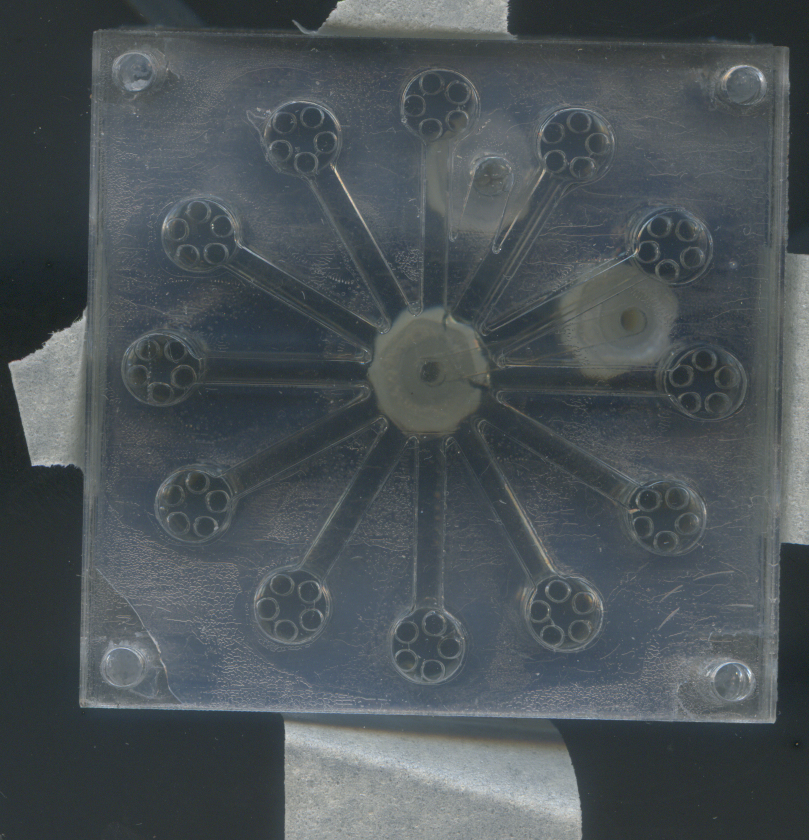
#> input picture Automated-scan/dev/scan_44.bmp, 809 x 840 px
$ python -i Well_Detector.py   (imports and definitions only)
#> lines starting #> are read from the running program, lines starting #| are printed output that depends on the picture; after the words box and inside, x2 and y2 are one past the last pixel; in counts of white or black regions, pixels touching at a corner belong together

from math import pi
import cv2
import math
import numpy as np
# from PIL import Image
# from PIL import ImageOps


class Well_Finder():

    # gray = cv2.GaussianBlur(gray, (5,5), 5)

    # out = cv2.Sobel(gray, 6, 1, 1)

    # params:

    # res = 300dpi
    DPI = 300  # PPI
    CRAD = 38

    HG_DP = 1.5  # 1/px inverse res, higher = better
    HG_MIN_DIST = 80  # px
    HG_MAX_RAD = 45  # px
    HG_MIN_RAD = 30

    N_wells = 12

    wells = []

    def return_wells(self, im_name):
        crc = self.find_circles(im_name)
        self.extrapolate(crc)

        output = cv2.imread(im_name)
        for (x, y, r) in self.wells:
            cv2.circle(output, (x, y), r, (0, 255, 0), 4)

        new_name = im_name[:-4] + 'post' + im_name[-4:]
        cv2.imwrite(new_name, output)

        return self.wells

    def find_circles(self, im_name):

#> called with im_name = 'scan_44.bmp'
        image = cv2.imread(im_name)
#> image is the input picture: shape (840, 809, 3); mean B, G, R 87.6, 83.7, 75.9

        # output = image.copy()ty
        gray = cv2.equalizeHist(cv2.cvtColor(image, cv2.COLOR_BGR2GRAY))
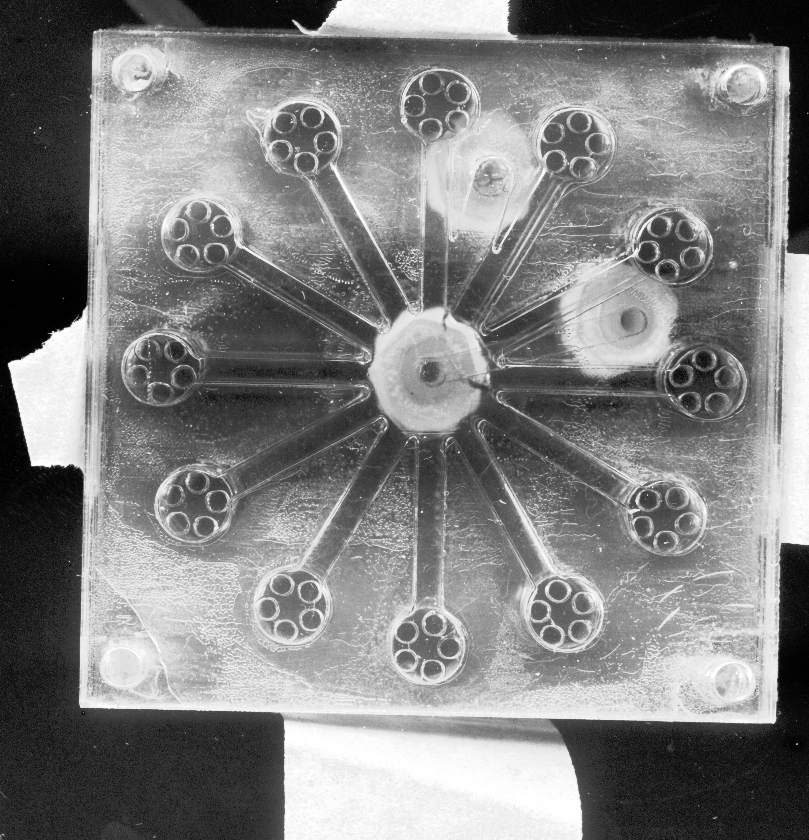
#> gray: shape (840, 809); min 0, max 255, mean 129.1

        circles = cv2.HoughCircles(gray, cv2.HOUGH_GRADIENT, self.HG_DP,
                                   self.HG_MIN_DIST, minRadius=self.HG_MIN_RAD, maxRadius=self.HG_MAX_RAD)
#> circles = [[563.2, 611.2, 40.8], [194.2, 501.8, 40.8], [159.8, 366.8, 39.15], [675.8, 249.8, 37.5], [699.8, 378.8, 34.2]]
#> in return_wells, `crc = self.find_circles(im_name)`: crc = [(563, 611, 40.8), (194, 502, 40.8), (160, 367, 39.15), (676, 250, 37.5), (700, 379, 34.2)]

        ret = []
        # for (x, y, r) in circles:
        #     ret.append((round(x), round(y), r))
        # return ret

        return [(round(x), round(y), r) for (x, y, r) in circles[0, :]]

    def extrapolate(self, circles):
        points = [(x, y) for (x, y, r) in circles]
#> points = [(563, 611), (194, 502), (160, 367), (676, 250), (700, 379)]

        centre, rad, rot = Well_Finder.fit_circle(points, self.N_wells)

        ideal_angles = list(np.linspace(
            0, 2*pi*(1 - 1/self.N_wells), self.N_wells))

        self.wells = [(round(rad*math.cos(p + rot) + centre[0]),
                       round(rad*math.sin(p + rot) + centre[1]), self.CRAD) for p in ideal_angles]

    def fit_circle(points, N):

        # min norm circle fit
#> called with N = 12
        x_list = [x for (x, y) in points]
#> x_list = [563, 194, 160, 676, 700]
        y_list = [y for (x, y) in points]
#> y_list = [611, 502, 367, 250, 379]

        x_sq = [x**2 for x in x_list]
#> x_sq = [316969, 37636, 25600, 456976, 490000]
        y_sq = [y**2 for y in y_list]
#> y_sq = [373321, 252004, 134689, 62500, 143641]

        xy_pr = [x*y for (x, y) in points]
#> xy_pr = [343993, 97388, 58720, 169000, 265300]

        s_x_sq = sum(x_sq)
#> s_x_sq = 1327181
        s_y_sq = sum(y_sq)
#> s_y_sq = 966155
        s_xy_pr = sum(xy_pr)
#> s_xy_pr = 934401

        A = [[s_x_sq, s_xy_pr, sum(x_list)], [s_xy_pr, s_y_sq, sum(y_list)], [
            sum(x_list), sum(y_list), len(x_list)]]
#> A = [[1327181, 934401, 2293], [934401, 966155, 2109], [2293, 2109, 5]]

        b1 = sum([(a + b)*c for a, b, c in zip(x_sq, y_sq, x_list)])
#> b1 = 1265184146
        b2 = sum([(a + b)*c for a, b, c in zip(x_sq, y_sq, y_list)])
#> b2 = 996011472

        b = [b1, b2, s_x_sq + s_y_sq]
#> b = [1265184146, 996011472, 2293336]

        A = np.array(A)
        b = np.array(b)
        params = np.linalg.lstsq(A, b, rcond=None)
#> params = ([863, 744, -250941.6], empty array, 3, [2098350.2, 194990.6, 0.245])

        centre = (params[0][0]/2, params[0][1]/2)
#> centre = (431.5, 372)
        rad = math.sqrt(4*params[0][2] + params[0][1]**2 + params[0][0]**2)/2
#> rad = 271.4

        angles = [math.atan2(y - centre[1], x - centre[0])
                  for (x, y) in points]
#> angles = [1.07, 2.64, -3.12, -0.463, 0.026]
        ideal_angles = list(np.linspace(0, 2*pi*(1 - 1/N), N))

        diff_list = [x - y for x in angles for y in ideal_angles]
#> diff_list = 60 values, max 2.64 at index 12, min -8.88 at index 35, mean -2.85
        rot = np.mean(diff_list) + pi/N
#> rot = -2.59

        return centre, rad, rot

>>> result = Well_Finder().return_wells('scan_44.bmp')
#> in extrapolate, `centre, rad, rot = Well_Finder.fit_circle(points, self.N_wells)`: rad = 271.4; rot = -2.59
#> in extrapolate, `self.wells = [(round(rad*math.cos(p + rot) + centre[0]), round(rad*mat..`: self.wells = [(201, 229, 38), (303, 133, 38), (440, 101, 38), (574, 141, 38), (670, 243, 38), (703, 380, 38), (662, 515, 38), (560, 611, 38), (423, 643, 38), (289, 603, 38), (193, 501, 38), (160, 364, 38)]
#> the loop in return_wells, `for (x, y, r) in self.wells:` made 12 passes
#> (x, y) on passes 1 to 12: (201, 229), (303, 133), (440, 101), (574, 141), (670, 243), (703, 380), (662, 515), (560, 611), (423, 643), (289, 603), (193, 501), (160, 364)
#> after the loop in return_wells, `for (x, y, r) in self.wells:`:
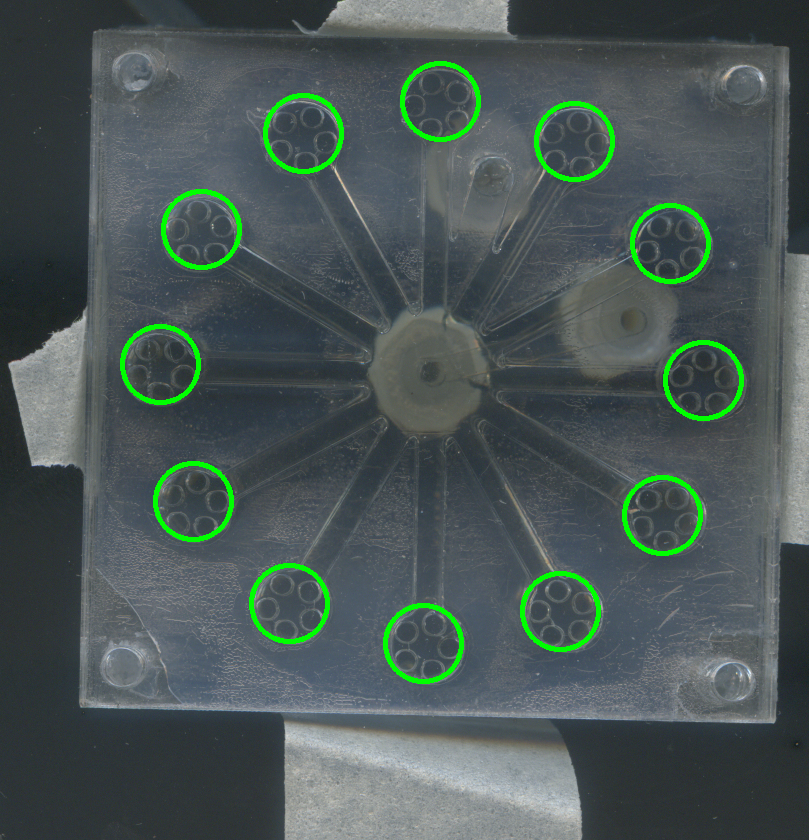
#> output: shape (840, 809, 3); 2.12% of pixels changed, all inside (x1, y1, x2, y2) = (120, 61, 744, 684)
#> result has the same summary as self.wells in extrapolate
